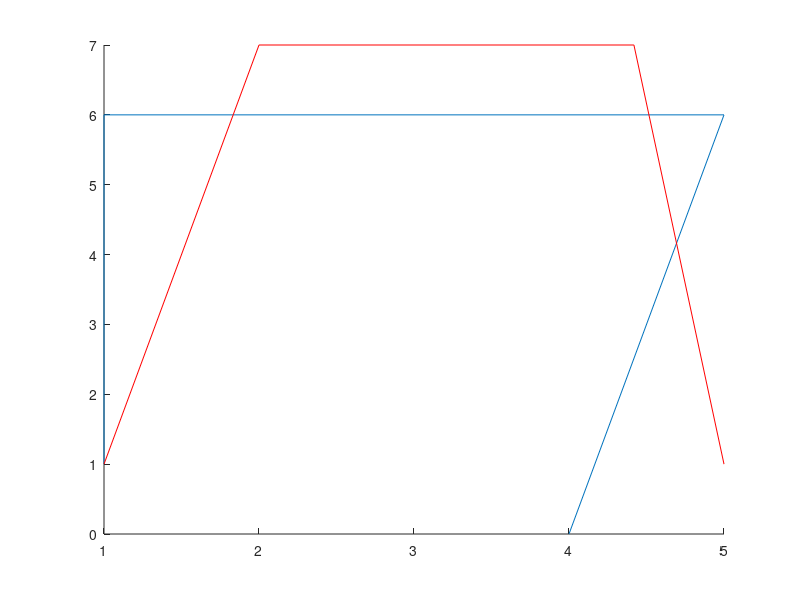

Write MATLAB code to recreate this figure.
% Algorithm for finding largest rectangle
% which is aligned with one side
% Limitations: 
%   Can only work on 4 sided polygons
%
% Function:
%   Test side: both angles > 180
%   not longest distance
rect = [
    1,1;
    1,6;
    5,6;
    4,0;
];
hold on
plot(rect(:,1), rect(:,2))
rect_inner = zeros(4, 2)
for i=0:3
    i + 1
    mod(i + 1, 4) + 1
    mod(i + 2, 4) + 1
    v1 = rect(mod(i + 1, 4) + 1, :) - rect(i + 1, :)
    v2 = rect(mod(i + 1, 4) + 1, :) - rect(mod(i + 2, 4) + 1, :)
    v3 = rect(mod(i + 3, 4) + 1, :) - rect(mod(i + 2, 4) + 1, :);
    p3 = rect(mod(i + 3, 4) + 1, :);
    p3_index = mod(i + 3, 4)
    v1_n = v1 / norm(v1);
    v2_n = v2 / norm(v2);
    v3_n = v3 / norm(v3);
    alpha = acos(dot(v1_n, v2_n))
    if( alpha > pi/2 )
        disp("adjusting")
        alpha_ub = alpha - pi/2
        len = sin(alpha_ub) * norm(v2)
        v3_minus = v3_n * len
        p3 = p3 - v3_minus
        rect_inner(p3_index, :) = p3
    else
        rect_inner(i + 1, :) = p3
    end
end
rect_inner = rect_inner + ones(4, 2)
plot(rect_inner(:, 1), rect_inner(:, 2), "r")
